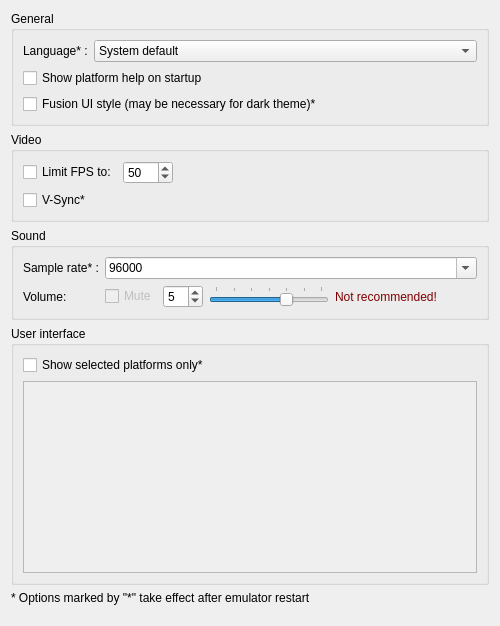
     <widget class="QWidget" name="systemTab">
      <attribute name="title">
       <string>System</string>
      </attribute>
      <layout class="QVBoxLayout" name="verticalLayout_2">
       <item>
        <widget class="QGroupBox" name="generalGroupBox">
         <property name="title">
          <string>General</string>
         </property>
         <layout class="QVBoxLayout" name="verticalLayout_17">
          <item>
           <layout class="QHBoxLayout" name="horizontalLayout_10">
            <item>
             <widget class="QLabel" name="langLabel">
              <property name="sizePolicy">
               <sizepolicy hsizetype="Minimum" vsizetype="Preferred">
                <horstretch>0</horstretch>
                <verstretch>0</verstretch>
               </sizepolicy>
              </property>
              <property name="text">
               <string>Language* :</string>
              </property>
             </widget>
            </item>
            <item>
             <widget class="QComboBox" name="langComboBox">
              <property name="sizePolicy">
               <sizepolicy hsizetype="Expanding" vsizetype="Fixed">
                <horstretch>0</horstretch>
                <verstretch>0</verstretch>
               </sizepolicy>
              </property>
              <item>
               <property name="text">
                <string>System default</string>
               </property>
              </item>
              <item>
               <property name="text">
                <string>English</string>
               </property>
              </item>
              <item>
               <property name="text">
                <string>Russian</string>
               </property>
              </item>
              <item>
               <property name="text">
                <string>Ukrainian</string>
               </property>
              </item>
             </widget>
            </item>
           </layout>
          </item>
          <item>
           <widget class="QCheckBox" name="showHelpCheckBox">
            <property name="text">
             <string>Show platform help on startup</string>
            </property>
           </widget>
          </item>
          <item>
           <widget class="QCheckBox" name="fusionCheckBox">
            <property name="toolTip">
             <string/>
            </property>
            <property name="text">
             <string>Fusion UI style (may be necessary for dark theme)*</string>
            </property>
           </widget>
          </item>
         </layout>
        </widget>
       </item>
       <item>
        <widget class="QGroupBox" name="videoGroupBox">
         <property name="sizePolicy">
          <sizepolicy hsizetype="Expanding" vsizetype="Preferred">
           <horstretch>0</horstretch>
           <verstretch>0</verstretch>
          </sizepolicy>
         </property>
         <property name="title">
          <string>Video</string>
         </property>
         <layout class="QGridLayout" name="gridLayout">
          <item row="2" column="0" colspan="3">
           <layout class="QHBoxLayout" name="horizontalLayout_14">
            <item>
             <widget class="QCheckBox" name="limitFpsCheckBox">
              <property name="enabled">
               <bool>true</bool>
              </property>
              <property name="sizePolicy">
               <sizepolicy hsizetype="Maximum" vsizetype="Fixed">
                <horstretch>0</horstretch>
                <verstretch>0</verstretch>
               </sizepolicy>
              </property>
              <property name="text">
               <string>Limit FPS to:</string>
              </property>
             </widget>
            </item>
            <item>
             <widget class="QSpinBox" name="fpsSpinBox">
              <property name="enabled">
               <bool>true</bool>
              </property>
              <property name="sizePolicy">
               <sizepolicy hsizetype="Minimum" vsizetype="Fixed">
                <horstretch>0</horstretch>
                <verstretch>0</verstretch>
               </sizepolicy>
              </property>
              <property name="minimumSize">
               <size>
                <width>50</width>
                <height>0</height>
               </size>
              </property>
              <property name="specialValueText">
               <string/>
              </property>
              <property name="minimum">
               <number>20</number>
              </property>
              <property name="maximum">
               <number>200</number>
              </property>
              <property name="singleStep">
               <number>5</number>
              </property>
              <property name="value">
               <number>50</number>
              </property>
             </widget>
            </item>
            <item>
             <spacer name="horizontalSpacer_14">
              <property name="orientation">
               <enum>Qt::Horizontal</enum>
              </property>
              <property name="sizeHint" stdset="0">
               <size>
                <width>40</width>
                <height>20</height>
               </size>
              </property>
             </spacer>
            </item>
           </layout>
          </item>
          <item row="6" column="0" colspan="3">
           <layout class="QHBoxLayout" name="horizontalLayout_2">
            <item>
             <widget class="QCheckBox" name="vsyncCheckBox">
              <property name="enabled">
               <bool>true</bool>
              </property>
              <property name="sizePolicy">
               <sizepolicy hsizetype="Maximum" vsizetype="Fixed">
                <horstretch>0</horstretch>
                <verstretch>0</verstretch>
               </sizepolicy>
              </property>
              <property name="toolTip">
               <string/>
              </property>
              <property name="text">
               <string notr="true">V-Sync*</string>
              </property>
             </widget>
            </item>
            <item>
             <spacer name="horizontalSpacer_15">
              <property name="orientation">
               <enum>Qt::Horizontal</enum>
              </property>
              <property name="sizeHint" stdset="0">
               <size>
                <width>40</width>
                <height>20</height>
               </size>
              </property>
             </spacer>
            </item>
           </layout>
          </item>
         </layout>
        </widget>
       </item>
       <item>
        <widget class="QGroupBox" name="soundGroupBox">
         <property name="title">
          <string>Sound</string>
         </property>
         <layout class="QFormLayout" name="formLayout">
          <property name="fieldGrowthPolicy">
           <enum>QFormLayout::ExpandingFieldsGrow</enum>
          </property>
          <item row="0" column="0">
           <widget class="QLabel" name="srLabel">
            <property name="text">
             <string>Sample rate* :</string>
            </property>
           </widget>
          </item>
          <item row="0" column="1">
           <widget class="QComboBox" name="srComboBox">
            <property name="sizePolicy">
             <sizepolicy hsizetype="Expanding" vsizetype="Fixed">
              <horstretch>0</horstretch>
              <verstretch>0</verstretch>
             </sizepolicy>
            </property>
            <property name="editable">
             <bool>true</bool>
            </property>
            <property name="currentIndex">
             <number>0</number>
            </property>
            <item>
             <property name="text">
              <string notr="true">96000</string>
             </property>
            </item>
            <item>
             <property name="text">
              <string notr="true">48000</string>
             </property>
            </item>
            <item>
             <property name="text">
              <string notr="true">44100</string>
             </property>
            </item>
            <item>
             <property name="text">
              <string notr="true">24000</string>
             </property>
            </item>
            <item>
             <property name="text">
              <string notr="true">22050</string>
             </property>
            </item>
            <item>
             <property name="text">
              <string notr="true">12000</string>
             </property>
            </item>
            <item>
             <property name="text">
              <string notr="true">8000</string>
             </property>
            </item>
           </widget>
          </item>
          <item row="1" column="0">
           <widget class="QLabel" name="volumeLabel">
            <property name="text">
             <string>Volume:</string>
            </property>
           </widget>
          </item>
          <item row="1" column="1">
           <layout class="QHBoxLayout" name="horizontalLayout_8">
            <item>
             <widget class="QCheckBox" name="muteCheckBox">
              <property name="enabled">
               <bool>false</bool>
              </property>
              <property name="text">
               <string>Mute</string>
              </property>
             </widget>
            </item>
            <item>
             <widget class="QSpinBox" name="volumeSpinBox">
              <property name="minimumSize">
               <size>
                <width>40</width>
                <height>0</height>
               </size>
              </property>
              <property name="minimum">
               <number>1</number>
              </property>
              <property name="maximum">
               <number>7</number>
              </property>
              <property name="value">
               <number>5</number>
              </property>
             </widget>
            </item>
            <item>
             <widget class="QSlider" name="volumeSlider">
              <property name="sizePolicy">
               <sizepolicy hsizetype="Fixed" vsizetype="Maximum">
                <horstretch>0</horstretch>
                <verstretch>0</verstretch>
               </sizepolicy>
              </property>
              <property name="minimumSize">
               <size>
                <width>120</width>
                <height>0</height>
               </size>
              </property>
              <property name="maximumSize">
               <size>
                <width>16777215</width>
                <height>16777215</height>
               </size>
              </property>
              <property name="minimum">
               <number>1</number>
              </property>
              <property name="maximum">
               <number>7</number>
              </property>
              <property name="pageStep">
               <number>1</number>
              </property>
              <property name="value">
               <number>5</number>
              </property>
              <property name="tracking">
               <bool>true</bool>
              </property>
              <property name="orientation">
               <enum>Qt::Horizontal</enum>
              </property>
              <property name="tickPosition">
               <enum>QSlider::TicksAbove</enum>
              </property>
              <property name="tickInterval">
               <number>1</number>
              </property>
             </widget>
            </item>
            <item>
             <widget class="QLabel" name="warnLabel">
              <property name="enabled">
               <bool>true</bool>
              </property>
              <property name="styleSheet">
               <string notr="true">color: maroon</string>
              </property>
              <property name="text">
               <string>Not recommended!</string>
              </property>
             </widget>
            </item>
            <item>
             <spacer name="horizontalSpacer_8">
              <property name="orientation">
               <enum>Qt::Horizontal</enum>
              </property>
              <property name="sizeHint" stdset="0">
               <size>
                <width>40</width>
                <height>20</height>
               </size>
              </property>
             </spacer>
            </item>
           </layout>
          </item>
         </layout>
        </widget>
       </item>
       <item>
        <widget class="QGroupBox" name="uiGroupBox">
         <property name="title">
          <string>User interface</string>
         </property>
         <layout class="QVBoxLayout" name="verticalLayout_10">
          <item>
           <widget class="QCheckBox" name="selectedPlatformsCheckBox">
            <property name="text">
             <string>Show selected platforms only*</string>
            </property>
           </widget>
          </item>
          <item>
           <widget class="QListWidget" name="platformsListWidget">
            <property name="enabled">
             <bool>false</bool>
            </property>
           </widget>
          </item>
         </layout>
        </widget>
       </item>
       <item>
        <widget class="QLabel" name="label_5">
         <property name="text">
          <string>* Options marked by &quot;*&quot; take effect after emulator restart</string>
         </property>
        </widget>
       </item>
       <item>
        <spacer name="verticalSpacer_2">
         <property name="orientation">
          <enum>Qt::Vertical</enum>
         </property>
         <property name="sizeType">
          <enum>QSizePolicy::Expanding</enum>
         </property>
         <property name="sizeHint" stdset="0">
          <size>
           <width>286</width>
           <height>10</height>
          </size>
         </property>
        </spacer>
       </item>
      </layout>
     </widget>
